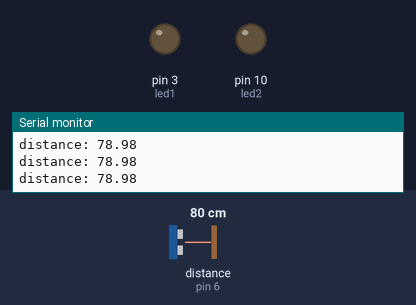
The sketch below on a simulated Arduino Uno, built with avr-gcc and run on an emulated ATmega328P. Shown: output pins drawn as LEDs (lit = HIGH), the last lines printed to the serial monitor. Wiring (inferred from the names in the program): ultrasonic range finder: trigger pin 7; echo pin 6. The test bench sets the inputs (shaded band); at power-on: distance to the obstacle (sensor on pin 6) 80 cm. The echo pulse lasts 58.3 µs per cm; pins used as bus, display or sensor lines are not drawn.

Above: at 1.2 s.
1.3 s: distance to the obstacle (sensor on pin 6) set to 34 cm
2.8 s: distance to the obstacle (sensor on pin 6) set to 28 cm
At 3.3 s:
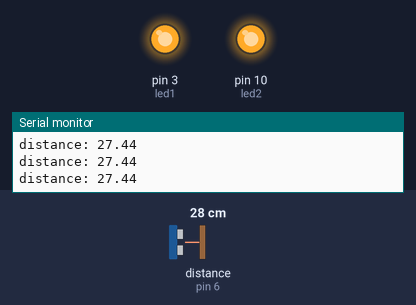
4.3 s: distance to the obstacle (sensor on pin 6) set to 35 cm
At 4.7 s:
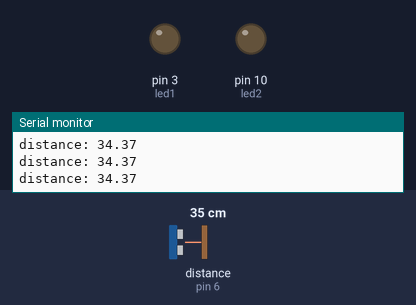
5.8 s: distance to the obstacle (sensor on pin 6) set to 2 cm
At 6.3 s:
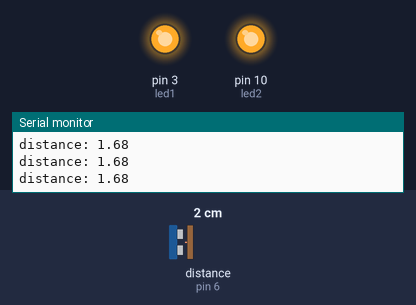
Timing chart, 0 to 8.4 s (numbered marks = the images above; inputs shaded):
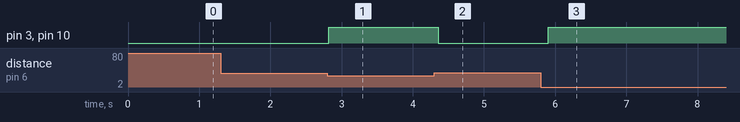

The sketch:

ultrasonic_sensor_led.ino
```cpp
const int echo = 6;
const int trig = 7;
const int led1 = 3;
const int led2 = 10;


// variables will change:
float duration, distance;
int safetyDistance; // centimeters
//int duration = 0;
//int distance = 0;

void setup() {
  // put your setup code here, to run once:
  pinMode(trig,OUTPUT);
  pinMode(echo,INPUT);
  pinMode(led1,OUTPUT);
  pinMode(led2,OUTPUT);
  Serial.begin(9600);
}

void loop() {
  //
  digitalWrite(trig,HIGH);
  delayMicroseconds(50);
  digitalWrite(trig,LOW);

  duration = pulseIn(echo,HIGH);
  distance = 0.034 * duration/2; //(duration/2)/28.5;
  safetyDistance = distance;

  if (safetyDistance <= 30){
    digitalWrite(led1, HIGH);// turn on LED
    digitalWrite(led2, HIGH);// turn on LED
  }
  else {
    digitalWrite(led1, LOW);  // turn off LED
    digitalWrite(led2, LOW);  // turn off LED
  }
  // print the value to Serial Monitor
  Serial.print("distance: ");
  //Serial.print(distance);
  Serial.println(distance);

  delay(100);

}
```

Measured:
- the behaviour switches between 32 and 31 cm on distance to the obstacle (sensor on pin 6) (found by bisection; images 0 and 1)
- after the input at 2.8 s, pin 3 (led1), pin 10 (led2): LOW → HIGH at once
- after the input at 4.3 s, pin 3 (led1), pin 10 (led2): HIGH → LOW after 0.06 s
- after the input at 5.8 s, pin 3 (led1), pin 10 (led2): LOW → HIGH after 0.10 s
